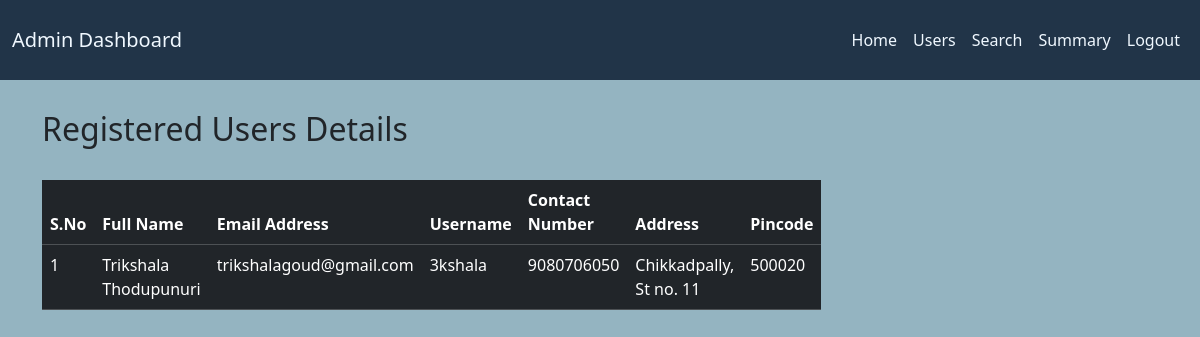
Before: /admin/users (signed in) with the older database file.
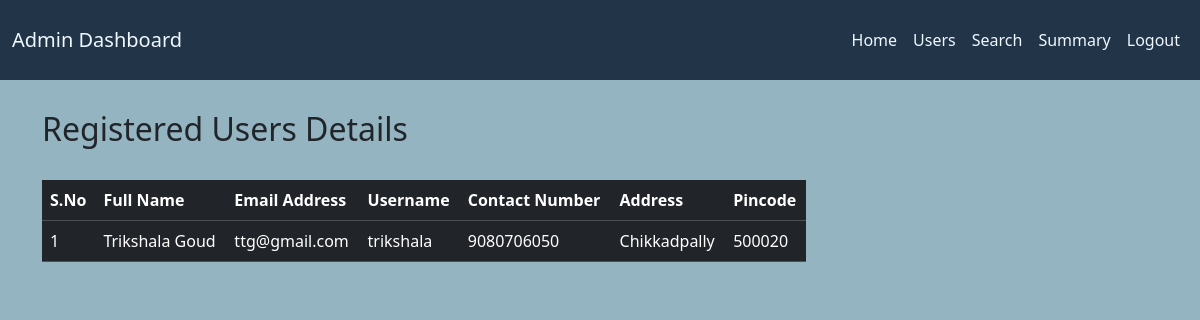
After: the same page with the newer database file.
### vehicle/models.py (models this page shows, shortened)
class User(db.Model, UserMixin):
    id = db.Column(db.Integer(), primary_key = True)
    first_name = db.Column(db.String(50), nullable = False)
    last_name = db.Column(db.String(50), nullable = False)
    email_address =  db.Column(db.String(length=60), nullable = False, unique = True)
    username = db.Column(db.String(length=20), nullable = False, unique = True)
    password_hash = db.Column(db.String(length=30), nullable = False)
    contact_number = db.Column(db.String(10), nullable= True, unique = True)
    address = db.Column(db.String(length=100), nullable = False)
    pincode = db.Column(db.String(6), nullable = False)
    is_admin = db.Column(db.Boolean(), default = 0)
    reservations = db.relationship('Reservation', backref = 'user', lazy = True)
    @property
    def password(self):
        return self.password_hash
    @property
    def full_name(self):
        return f"{self.first_name} {self.last_name}"

### vehicle/controllers/routes.py (the view)
@app.route('/admin/users')
@login_required
@admin_required
def display_users():
    users = User.query.filter_by(is_admin= False).all()
    return render_template('admin_dashboard/display_users.html', user = current_user, users = users)

### vehicle/__init__.py (called while the page is built)
@login_manager.user_loader
def load_user(user_id):
    return User.query.get(int(user_id))

### vehicle/controllers/routes.py (called while the page is built)
def admin_required(f):
    @wraps(f)
    def decorated_function(*args, **kwargs):
        if not current_user.is_authenticated:
            return redirect(url_for('login_page'))
        if not current_user.is_admin:
            flash(f'You do not have permission to access this page!',category='danger')
            return redirect(url_for('user_home'))
        return f(*args, **kwargs)
    return decorated_function

### vehicle/templates/admin_dashboard/display_users.html (shortened to what this page needs)
{% extends "base.html" %}
{% block content %}
<div class="row" style="margin-top: 30px; margin-left: 30px;">
    <div class="col-8">
        <h2>Registered Users Details</h2>
        <br>
        <table class="table table-hover table-dark">
            <thead>
                <tr>
                    <th scope="col">S.No</th>
                    <th scope="col">Full Name</th>
                    <th scope="col">Email Address</th>
                    <th scope="col">Username</th>
                    <th scope="col">Contact Number</th>
                    <th scope="col">Address</th>
                    <th scope="col">Pincode</th>
                </tr>
            </thead>
            <tbody>
                {% for user in users %}
                <tr>
                    <td>{{ loop.index }}</td>
                    <td>{{user.full_name}}</td>
                    <td>{{user.email_address}}</td>
                    <td>{{user.username}}</td>
                    <td>{{user.contact_number}}</td>
                    <td>{{user.address}}</td>
                    <td>{{user.pincode}}</td>
                </tr>
                {% endfor %}
            </tbody>
        </table>
    </div>
</div>
{% endblock %}

### vehicle/templates/base.html (shortened to what this page needs)
<!DOCTYPE html>
<html lang="en">
<head>
    <link href="https://cdn.jsdelivr.net/npm/bootstrap@5.3.6/dist/css/bootstrap.min.css" rel="stylesheet"
>
    <link rel="stylesheet" href="{{url_for('static', filename = 'style.css')}}" />
</head>
<body>
    <nav class="navbar navbar-expand-lg">
        <div class="container-fluid">
            {% if current_user.is_authenticated %}
            {% if current_user.is_admin %}
            <a class="navbar-brand" href="#">Admin Dashboard</a>
            {% else %}
            <a class="navbar-brand" href="#">User Dashboard</a>
            {% endif %}
            {% else %}
            <a class="navbar-brand" href="#">Vehicle Parking Application</a>
            {% endif %}
            <div class="collapse navbar-collapse" id="navbarSupportedContent">
                <ul class="navbar-nav ms-auto mb-2 mb-lg-0">
                    {% if current_user.is_authenticated %}
                    {% if current_user.is_admin %}
                    <li class="nav-item">
                        <a class="nav-link active" href="{{url_for('admin_home')}}">Home</a>
                    </li>
                    <li class="nav-item">
                        <a class="nav-link" href="{{url_for('display_users')}}">Users</a>
                    </li>
                    <li class="nav-item">
                        <a class="nav-link" href="#">Search</a>
                    </li>
                    <li class="nav-item">
                        <a class="nav-link" href="#">Summary</a>
                    </li>
                    {% endif %}
                    <li class="nav-item">
                        <a class="nav-link" href="{{url_for('logout_page')}}">Logout</a>
                    </li>
                    {% endif %}
                </ul>
            </div>
        </div>
    </nav>
    {%block content%}
    {% endblock %}
</body>
</html>

### vehicle/static/style.css (style rules this page uses)
body { background-color: #94B4C1; }
.navbar { width: 100%; padding-top: 20px; padding-bottom: 20px; background-color: #213448; }
.navbar .nav-link,.navbar .navbar-brand, li { color: aliceblue !important; }

Changed rows visible on the page:
changed User: full_name "Trikshala Thodupunuri" → "Trikshala Goud"; email_address "trikshalagoud@gmail.com" → "ttg@gmail.com"; username "3kshala" → "trikshala"; address "Chikkadpally, St no. 11" → "Chikkadpally"
